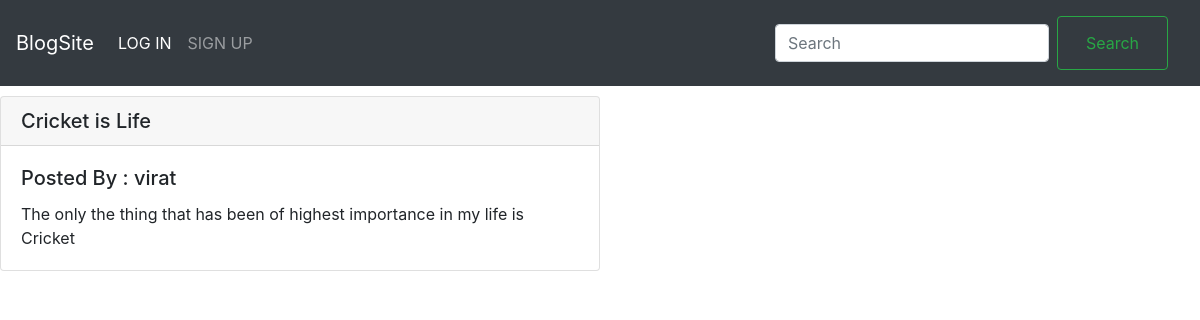
/posts/id/4, run on the app's committed database.
### home/models.py (models this page shows, shortened)
class Post(models.Model) :
    title = models.CharField(max_length=150)
    content = models.TextField()
    timestamp = models.DateTimeField(default=timezone.now())
    posted_by = models.ForeignKey(User,on_delete=models.CASCADE)

### home/views.py (the view)
# urls.py: path('posts/id/<int:post_id>',views.filter_by_id,name="id_filter"),
def filter_by_id(req,post_id) :
    posts = Post.objects.filter(id=post_id)
    return render(req,'home/index.html',{'posts' : posts})

### home/templates/home/index.html (shortened to what this page needs)
<!DOCTYPE html>
<html>
    <head>
        {%load static%}
        <link rel="stylesheet" href="https://stackpath.bootstrapcdn.com/bootstrap/4.3.1/css/bootstrap.min.css">
        <link rel="stylesheet" href="{%static "home/css/styles1.css"%}">
    </head>
    <body>
        <nav class="navbar navbar-expand-lg navbar-dark bg-dark" id="nav_post">
            <a class="navbar-brand" href="#">BlogSite</a>
            <div class="collapse navbar-collapse" id="navbarSupportedContent">
              <ul class="navbar-nav mr-auto">
                <li class="nav-item active">
                  <a class="nav-link" href="{%url 'home:login'%}">LOG IN<span class="sr-only">(current)</span></a>
                </li>
                <li class="nav-item">
                  <a class="nav-link" href="{%url 'home:signup'%}">SIGN UP</a>
                </li>
              </ul>
              <nav class="navbar navbar-dark bg-dark">
                <form class="form-inline">
                  <input class="form-control mr-sm-2" type="search" placeholder="Search" aria-label="Search">
                  <button class="btn btn-outline-success my-2 my-sm-0" type="submit">
                    <a class="nav-link">Search</a></button>
                </form>
              </nav>
            </div>
          </nav>
          {%for post in posts%}
          <div class="card" id="new_blog">
            <h5 class="card-header">{{post.title}}</h5>
            <div class="card-body">
              <h5 class="card-title">Posted By : {{post.posted_by}}</h5>
              <p class="card-text">{{post.content}}</p>
            </div>
          </div>
          {% endfor %}
    </body>
</html>

### home/static/home/css/styles1.css (style rules this page uses)
#nav_post { height: 14%; }
#new_blog { margin-top : 10px; width: 50%; }

### data on the page
Post: title "Cricket is Life", posted_by "virat", content "The only the thing that has been of highest importance in my life is Cricket"
